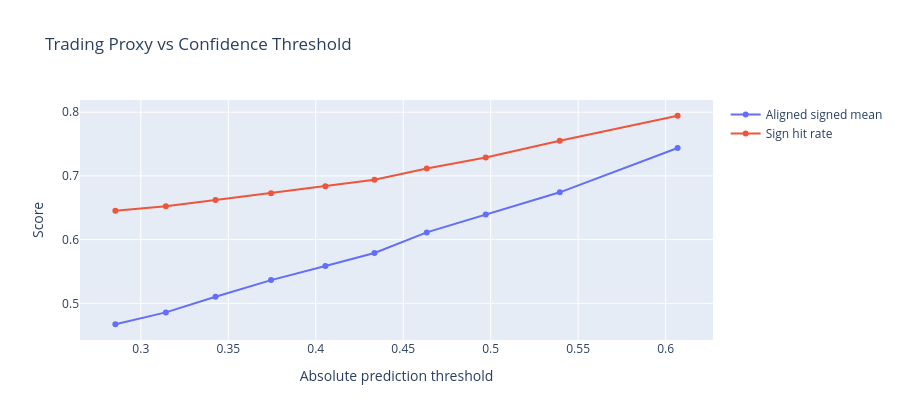

Source (notebook cell):
### Code cell
# Trading-style proxy analysis on the signed target
y_true_signed = target_arrays["signed_quality"]["holdout"]
y_pred_signed = signed_pred
thresholds = np.quantile(np.abs(y_pred_signed), np.linspace(0.50, 0.95, 10))

sweep_rows = []
for thr in thresholds:
    pred_sign = np.zeros(len(y_pred_signed), dtype=int)
    pred_sign[y_pred_signed >= thr] = 1
    pred_sign[y_pred_signed <= -thr] = -1
    taken = pred_sign != 0

    if taken.sum() == 0:
        sweep_rows.append({
            "threshold": float(thr),
            "coverage": 0.0,
            "taken": 0,
            "long_count": 0,
            "short_count": 0,
            "sign_hit_rate": np.nan,
            "aligned_signed_mean": np.nan,
            "taken_spearman": np.nan,
        })
        continue

    sign_hit = np.mean(np.sign(y_true_signed[taken]) == pred_sign[taken])
    aligned_signed = np.where(
        pred_sign[taken] == 1, y_true_signed[taken], -y_true_signed[taken]
    )
    sweep_rows.append({
        "threshold": float(thr),
        "coverage": float(taken.mean()),
        "taken": int(taken.sum()),
        "long_count": int((pred_sign == 1).sum()),
        "short_count": int((pred_sign == -1).sum()),
        "sign_hit_rate": float(sign_hit),
        "aligned_signed_mean": float(np.mean(aligned_signed)),
        "taken_spearman": float(safe_spearman(y_true_signed[taken], y_pred_signed[taken])),
    })

threshold_df = pd.DataFrame(sweep_rows)
print("Signed-model threshold sweep:")
display(threshold_df.round(4))

fig = go.Figure()
fig.add_trace(go.Scatter(
    x=threshold_df["threshold"],
    y=threshold_df["aligned_signed_mean"],
    mode="lines+markers",
    name="Aligned signed mean",
))
fig.add_trace(go.Scatter(
    x=threshold_df["threshold"],
    y=threshold_df["sign_hit_rate"],
    mode="lines+markers",
    name="Sign hit rate",
))
fig.update_layout(
    title="Trading Proxy vs Confidence Threshold",
    xaxis_title="Absolute prediction threshold",
    yaxis_title="Score",
    height=420,
)
fig.show()

### Figure 1 — Plotly figure (JSON) as saved in the notebook; plotly's stock layout.template omitted (floating-point values rounded to 4 significant figures)
{"data": [{"mode": "lines+markers", "name": "Aligned signed mean", "type": "scatter", "x": [0.2855, 0.3143, 0.3427, 0.3745, 0.4055, 0.4336, 0.4634, 0.4972, 0.5395, 0.6068], "y": [0.4671, 0.4857, 0.5104, 0.5364, 0.5585, 0.5791, 0.6113, 0.6393, 0.6742, 0.7437]}, {"mode": "lines+markers", "name": "Sign hit rate", "type": "scatter", "x": [0.2855, 0.3143, 0.3427, 0.3745, 0.4055, 0.4336, 0.4634, 0.4972, 0.5395, 0.6068], "y": [0.6453, 0.6524, 0.6621, 0.6729, 0.6836, 0.6938, 0.7116, 0.7289, 0.7552, 0.7944]}], "layout": {"height": 420, "title": {"text": "Trading Proxy vs Confidence Threshold"}, "xaxis": {"title": {"text": "Absolute prediction threshold"}}, "yaxis": {"title": {"text": "Score"}}}}
